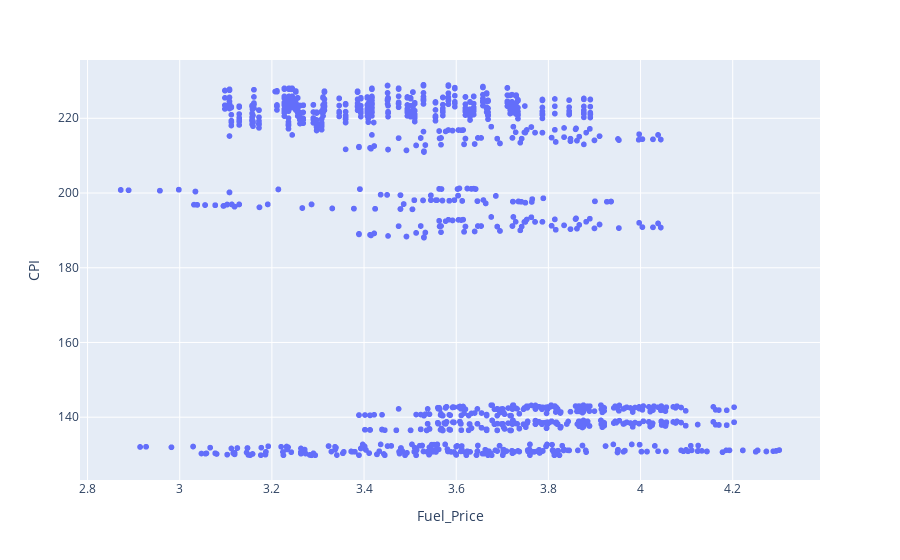

The code cell stored with this chart in its notebook:
### Markdown cell above
#### The scatter chart below show the relationship between the CPI and fuel price. When the CPI is low so is the fuel price indicating that inflation is at a low level and consumers are likely to have more disposable income. This is likley to have an impact on spending in the various stores especially when there are price markdowns.

### Code cell
import pandas as pd
import plotly.express as px

df = pd.read_csv("../data/cleaned-data/cleaned_features_dataset.csv")
fig = px.scatter(data_frame=df, x="Fuel_Price", y="CPI")
fig.show()

### Figure 1 — Plotly figure (JSON) as saved in the notebook; plotly's stock layout.template omitted (floating-point values rounded to 4 significant figures; data arrays with more than 128 entries replaced by an {"elided": "..."} marker saying what was removed)
{"data": [{"hovertemplate": "Fuel_Price=%{x}<br>CPI=%{y}<extra></extra>", "legendgroup": "", "marker": {"color": "#636efa", "symbol": "circle"}, "mode": "markers", "name": "", "showlegend": false, "type": "scattergl", "x": {"elided": "2069 float values"}, "xaxis": "x", "y": {"elided": "2069 float values"}, "yaxis": "y"}], "layout": {"legend": {"tracegroupgap": 0}, "margin": {"t": 60}, "xaxis": {"anchor": "y", "domain": [0, 1], "title": {"text": "Fuel_Price"}}, "yaxis": {"anchor": "x", "domain": [0, 1], "title": {"text": "CPI"}}}}
